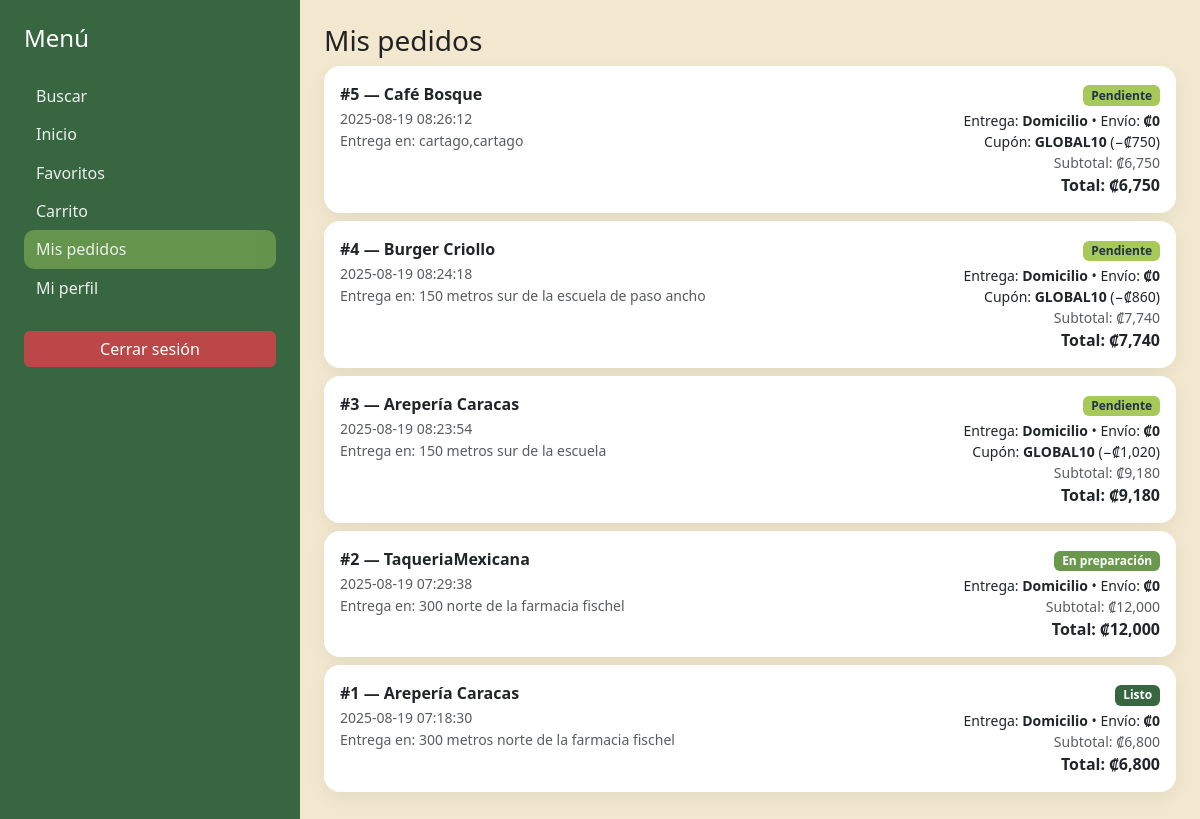
Screenshot of /cliente/pedidos.php (signed in) with the database file from the repository.
### tables this page shows
CREATE TABLE `pedidos` (
  `Id_pedido` int(11) NOT NULL,
  `Cliente_id` int(11) NOT NULL,
  `Negocio_id` int(11) NOT NULL,
  `Fecha` timestamp NOT NULL DEFAULT current_timestamp(),
  `Estado` enum('Pendiente','En preparación','Listo') NOT NULL DEFAULT 'Pendiente',
  `Direccion_Entrega` varchar(255) DEFAULT NULL,
  `Metodo_Pago` varchar(50) DEFAULT 'Simulado',
  `Total` decimal(10,2) NOT NULL DEFAULT 0.00,
  `Costo_envio` decimal(10,2) NOT NULL DEFAULT 0.00,
  `Tipo_entrega` varchar(20) NOT NULL DEFAULT 'Domicilio',
  `Cupon_codigo` varchar(40) DEFAULT NULL,
  `Descuento` decimal(10,2) NOT NULL DEFAULT 0.00
);

CREATE TABLE `negocios` (
  `Id_negocio` int(11) NOT NULL,
  `Usuario_id` int(11) NOT NULL,
  `Nombre` varchar(120) NOT NULL,
  `Direccion` varchar(255) DEFAULT NULL,
  `Telefono` varchar(30) DEFAULT NULL,
  `Email` varchar(160) DEFAULT NULL,
  `Horario` varchar(120) DEFAULT NULL,
  `Costo_envio` decimal(10,2) NOT NULL DEFAULT 0.00,
  `Tiempo_minutos` int(11) NOT NULL DEFAULT 20
);

### cliente/pedidos.php (the view, shortened to what this page needs)
<?php
require_once("../include/conexion.php");
$uid = $_SESSION['usuario']['Id_usuario'];
$pedidos = [];
$sql = "SELECT p.Id_pedido, p.Fecha, p.Estado, p.Total,
               p.Costo_envio, p.Tipo_entrega, p.Direccion_Entrega,
               p.Cupon_codigo, p.Descuento,
               n.Nombre AS Negocio
        FROM pedidos p
        JOIN negocios n ON n.Id_negocio = p.Negocio_id
        WHERE p.Cliente_id=?
        ORDER BY p.Id_pedido DESC";
$st = $mysqli->prepare($sql);
$st->bind_param("i", $uid);
$st->execute();
$res = $st->get_result();
while ($row = $res->fetch_assoc()) {
  $pedidos[] = $row;
}
function badgeClass($estado)
{
  switch ($estado) {
    case 'Pendiente':
      return 'badge-status-pendiente';
    case 'En preparación':
      return 'badge-status-preparacion';
    case 'Listo':
      return 'badge-status-listo';
  }
}
?>
<!DOCTYPE html>
<html lang="es">
<head>
  <link href="https://cdn.jsdelivr.net/npm/bootstrap@5.3.6/dist/css/bootstrap.min.css" rel="stylesheet">
  <link href="../assets/css/app.css" rel="stylesheet">
</head>
<body>
  <div class="container-fluid">
    <div class="row">
      <?php include("../include/menu.php"); ?>
      <main class="col-md-9 p-4">
        <h3>Mis pedidos</h3>
        <?php if (!count($pedidos)): ?>
          <p class="text-muted">Sin pedidos.</p>
        <?php else: ?>
          <?php foreach ($pedidos as $p): ?>
            <?php
            $subtotal = max(0, (float)$p['Total'] - (float)$p['Costo_envio']);
            $tieneCupon = !empty($p['Cupon_codigo']) && (float)$p['Descuento'] > 0;
            ?>
            <div class="card mb-2">
              <div class="card-body d-flex justify-content-between">
                <div>
                  <div class="fw-semibold">#<?php echo $p['Id_pedido']; ?> — <?php echo htmlspecialchars($p['Negocio']); ?></div>
                  <small class="text-muted"><?php echo $p['Fecha']; ?></small>
                  <?php if (!empty($p['Direccion_Entrega'])): ?>
                    <div class="small text-muted">Entrega en: <?php echo htmlspecialchars($p['Direccion_Entrega']); ?></div>
                  <?php endif; ?>
                </div>
                <div class="text-end">
                  <span class="badge <?php echo badgeClass($p['Estado']); ?>"><?php echo $p['Estado']; ?></span>
                  <div class="small mt-1">
                    Entrega: <strong><?php echo htmlspecialchars($p['Tipo_entrega']); ?></strong>
                    • Envío: <strong>₡<?php echo number_format($p['Costo_envio'], 0); ?></strong>
                  </div>
                  <?php if ($tieneCupon): ?>
                    <div class="small">Cupón: <strong><?php echo htmlspecialchars($p['Cupon_codigo']); ?></strong> (−₡<?php echo number_format($p['Descuento'], 0); ?>)</div>
                  <?php endif; ?>
                  <div class="small text-muted">Subtotal: ₡<?php echo number_format($subtotal, 0); ?></div>
                  <div class="fw-bold">Total: ₡<?php echo number_format($p['Total'], 0); ?></div>
                </div>
              </div>
            </div>
          <?php endforeach; ?>
        <?php endif; ?>
      </main>
    </div>
  </div>
</body>
</html>

### include/menu.php (shortened to what this page needs)
<?php
$u   = $_SESSION['usuario'] ?? null;
$rol = $u['Rol'] ?? null;
$BASE = "/mamalila_prof";
function active($needle)
{
  return (strpos($_SERVER['PHP_SELF'], $needle) !== false) ? 'active' : '';
}
?>
<aside class="col-md-3 app-sidebar p-4">
  <h4 class="mb-4">Menú</h4>
  <ul class="nav flex-column">
    <?php if ($rol === 'negocio'): ?>
      <li class="nav-item">
        <a class="nav-link <?php echo active('/negocio/dashboard.php'); ?>" href="<?php echo $BASE; ?>/negocio/dashboard.php">Panel</a>
      </li>
      <li class="nav-item">
        <a class="nav-link <?php echo active('/negocio/platillos.php'); ?>" href="<?php echo $BASE; ?>/negocio/platillos.php">Platillos</a>
      </li>
      <li class="nav-item">
        <a class="nav-link <?php echo active('/negocio/pedidos.php'); ?>" href="<?php echo $BASE; ?>/negocio/pedidos.php">Pedidos</a>
      </li>
      <li class="nav-item">
        <a class="nav-link <?php echo active('/negocio/perfil.php'); ?>" href="<?php echo $BASE; ?>/negocio/perfil.php">Mi perfil</a>
      </li>
    <?php elseif ($rol === 'cliente'): ?>
      <li class="nav-item">
        <a class="nav-link <?php echo active('/search.php'); ?>" href="<?php echo $BASE; ?>/search.php">Buscar</a>
      </li>
      <li class="nav-item">
        <a class="nav-link <?php echo active('/home.php'); ?>" href="<?php echo $BASE; ?>/home.php">Inicio</a>
      </li>
      <li class="nav-item">
        <a class="nav-link <?php echo active('/cliente/favoritos.php'); ?>" href="<?php echo $BASE; ?>/cliente/favoritos.php">Favoritos</a>
      </li>
      <li class="nav-item">
        <a class="nav-link <?php echo active('/cliente/carritos.php'); ?>" href="<?php echo $BASE; ?>/cliente/carritos.php">Carrito</a>
      </li>
      <li class="nav-item">
        <a class="nav-link <?php echo active('/cliente/pedidos.php'); ?>" href="<?php echo $BASE; ?>/cliente/pedidos.php">Mis pedidos</a>
      </li>
      <li class="nav-item">
        <a class="nav-link <?php echo active('/cliente/perfil.php'); ?>" href="<?php echo $BASE; ?>/cliente/perfil.php">Mi perfil</a>
      </li>
    <?php endif; ?>
  </ul>
  <form action="<?php echo $BASE; ?>/include/logout.php" method="post" class="mt-4">
    <button type="submit" class="btn btn-danger w-100">Cerrar sesión</button>
  </form>
</aside>

### assets/css/app.css (style rules this page uses)
:root { --clr-dark: #386641; --clr-mid: #6A994E; --clr-lime: #A7C957; --clr-cream: #F2E8CF; --clr-red: #BC4749; --bs-primary: var(--clr-mid); --bs-primary-rgb: 106, 153, 78; --bs-danger: var(--clr-red); --bs-link-color: var(--clr-mid); --bs-link-hover-color: #4f7e3f; }
html, body { height: 100%; }
body { background: var(--clr-cream) !important; color: #222; }
.card { border: 0; border-radius: 16px; box-shadow: 0 6px 20px rgba(0, 0, 0, .06); }
.app-sidebar { background: var(--clr-dark); color: #fff; min-height: 100vh; }
.app-sidebar .nav-link { color: #fff !important; opacity: .9; border-radius: 10px; padding: .45rem .75rem; }
.app-sidebar .nav-link.active { background: var(--clr-mid); }
.btn-danger { background: var(--clr-red); border: none; }
.badge-status-pendiente { background: var(--clr-lime); color: #234; }
.badge-status-preparacion { background: var(--clr-mid); }
.badge-status-listo { background: var(--clr-dark); }
.btn-danger { --bs-btn-color: #fff; --bs-btn-bg: var(--clr-red); --bs-btn-border-color: var(--clr-red); --bs-btn-hover-color: #fff; --bs-btn-hover-bg: #a53f42; --bs-btn-hover-border-color: #a53f42; --bs-btn-focus-shadow-rgb: 188, 71, 73; --bs-btn-active-bg: #95383b; --bs-btn-active-border-color: #95383b; }

### rows the page displays
pedidos: Id_pedido "5", Negocio.Nombre "Café Bosque", Fecha "2025-08-19 08:26:12", Direccion_Entrega "cartago,cartago", Estado "Pendiente", Tipo_entrega "Domicilio", Costo_envio "0", Cupon_codigo "GLOBAL10", Descuento "750", subtotal "6,750", Total "6,750"
pedidos: Id_pedido "4", Negocio.Nombre "Burger Criollo", Fecha "2025-08-19 08:24:18", Direccion_Entrega "150 metros sur de la escuela de paso ancho", Estado "Pendiente", Tipo_entrega "Domicilio", Costo_envio "0", Cupon_codigo "GLOBAL10", Descuento "860", subtotal "7,740", Total "7,740"
pedidos: Id_pedido "3", Negocio.Nombre "Arepería Caracas", Fecha "2025-08-19 08:23:54", Direccion_Entrega "150 metros sur de la escuela", Estado "Pendiente", Tipo_entrega "Domicilio", Costo_envio "0", Cupon_codigo "GLOBAL10", Descuento "1,020", subtotal "9,180", Total "9,180"
pedidos: Id_pedido "2", Negocio.Nombre "TaqueriaMexicana", Fecha "2025-08-19 07:29:38", Direccion_Entrega "300 norte de la farmacia fischel", Estado "En preparación", Tipo_entrega "Domicilio", Costo_envio "0", subtotal "12,000", Total "12,000"
pedidos: Id_pedido "1", Negocio.Nombre "Arepería Caracas", Fecha "2025-08-19 07:18:30", Direccion_Entrega "300 metros norte de la farmacia fischel", Estado "Listo", Tipo_entrega "Domicilio", Costo_envio "0", subtotal "6,800", Total "6,800"
